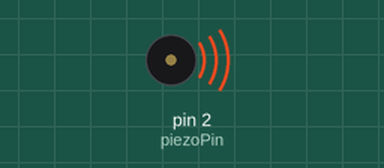
Recording of a sketch running on a simulated Arduino Uno, built with avr-gcc and run on an emulated ATmega328P. Parts: buzzer (waves = sounding).

Above: at 0.05 s.
Timing chart, 0 to 3.0 s (numbered marks = the images above):
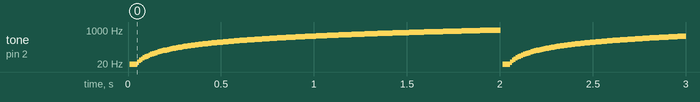

The sketch:

beep-test.ino
```cpp
//A sketch to demonstrate the tone() function

//Specify digital pin on the Arduino that the positive lead of piezo buzzer is attached.
int piezoPin = 2;

void setup() {

}//close setup

void loop() {

  /*Tone needs 2 arguments, but can take three
    1) Pin#
    2) Frequency - this is in hertz (cycles per second) which determines the pitch of the noise made
    3) Duration - how long teh tone plays
  */
  for(int i = 0; i < 1000; i+=5)
  {
    tone(piezoPin, i);
    delay(10);
  }
  //tone(piezoPin, 1000, 500);
  //delay(1000);

}
```

Measured:
- by itself, tone on pin 2 (piezoPin): plays 5 Hz for 0.01 s, 10 Hz for 0.01 s, 15 Hz for 0.01 s, 20 Hz for 0.01 s, 25 Hz for 0.01 s, 30 Hz for 0.01 s … (7955 notes in this stretch)
